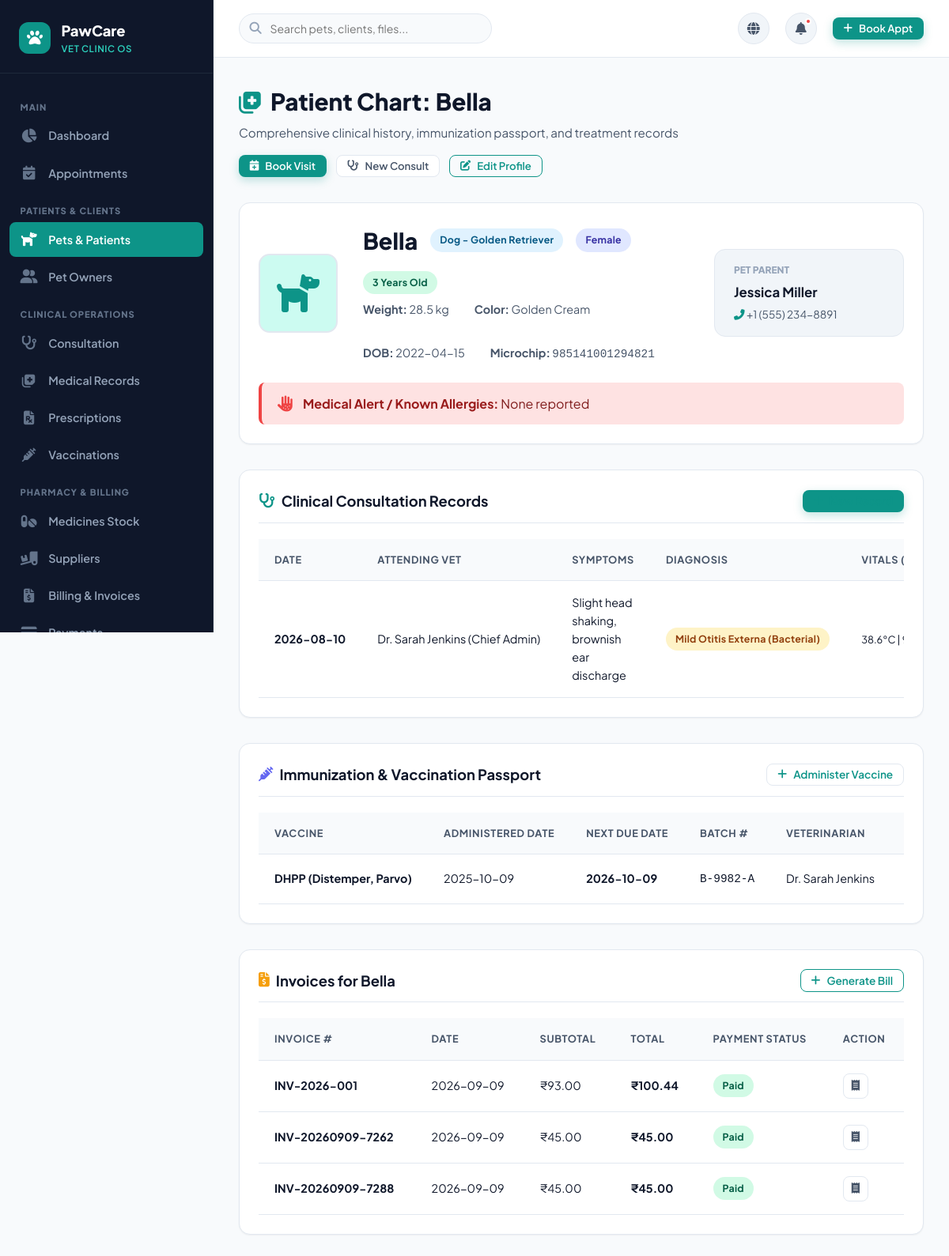
The page /pets/1 (signed in) on the database its author committed.
### tables this page shows
CREATE TABLE pets (
    id INTEGER PRIMARY KEY AUTOINCREMENT,
    owner_id INTEGER NOT NULL,
    name VARCHAR(80) NOT NULL,
    species VARCHAR(50) NOT NULL, -- Dog, Cat, Bird, Rabbit, Reptile, etc.
    breed VARCHAR(80),
    gender VARCHAR(10) DEFAULT 'Unknown', -- Male, Female, Neutered Male, Spayed Female
    date_of_birth DATE,
    age_years INTEGER DEFAULT 0,
    weight REAL DEFAULT 0.0, -- in kg
    color VARCHAR(50),
    microchip_id VARCHAR(100),
    photo VARCHAR(255) DEFAULT 'default_pet.png',
    allergies TEXT,
    medical_notes TEXT,
    created_at TIMESTAMP DEFAULT CURRENT_TIMESTAMP,
    FOREIGN KEY (owner_id) REFERENCES owners (id) ON DELETE CASCADE
);

CREATE TABLE owners (
    id INTEGER PRIMARY KEY AUTOINCREMENT,
    name VARCHAR(120) NOT NULL,
    email VARCHAR(120),
    phone VARCHAR(30) NOT NULL,
    address TEXT,
    city VARCHAR(80),
    emergency_contact VARCHAR(80),
    notes TEXT,
    created_at TIMESTAMP DEFAULT CURRENT_TIMESTAMP
);

CREATE TABLE medical_records (
    id INTEGER PRIMARY KEY AUTOINCREMENT,
    pet_id INTEGER NOT NULL,
    doctor_id INTEGER NOT NULL,
    appointment_id INTEGER,
    record_date DATE DEFAULT (DATE('now')),
    symptoms TEXT,
    diagnosis TEXT,
    temperature REAL, -- Celsius
    heart_rate INTEGER, -- bpm
    respiratory_rate INTEGER, -- breaths/min
    weight REAL, -- kg
    treatment_plan TEXT,
    dietary_notes TEXT,
    follow_up_date DATE,
    created_at TIMESTAMP DEFAULT CURRENT_TIMESTAMP,
    FOREIGN KEY (pet_id) REFERENCES pets (id) ON DELETE CASCADE,
    FOREIGN KEY (doctor_id) REFERENCES doctors (id) ON DELETE CASCADE,
    FOREIGN KEY (appointment_id) REFERENCES appointments (id) ON DELETE SET NULL
);

CREATE TABLE users (
    id INTEGER PRIMARY KEY AUTOINCREMENT,
    username VARCHAR(80) UNIQUE NOT NULL,
    email VARCHAR(120) UNIQUE NOT NULL,
    password_hash VARCHAR(255) NOT NULL,
    full_name VARCHAR(120) NOT NULL,
    role VARCHAR(20) NOT NULL DEFAULT 'staff', -- 'admin', 'doctor', 'staff'
    phone VARCHAR(30),
    is_active INTEGER DEFAULT 1,
    created_at TIMESTAMP DEFAULT CURRENT_TIMESTAMP
);

CREATE TABLE vaccinations (
    id INTEGER PRIMARY KEY AUTOINCREMENT,
    pet_id INTEGER NOT NULL,
    vaccine_name VARCHAR(100) NOT NULL,
    administered_date DATE NOT NULL,
    next_due_date DATE NOT NULL,
    batch_number VARCHAR(50),
    veterinarian_name VARCHAR(100),
    status VARCHAR(20) DEFAULT 'up_to_date', -- 'up_to_date', 'due_soon', 'overdue'
    notes TEXT,
    created_at TIMESTAMP DEFAULT CURRENT_TIMESTAMP,
    FOREIGN KEY (pet_id) REFERENCES pets (id) ON DELETE CASCADE
);

CREATE TABLE invoices (
    id INTEGER PRIMARY KEY AUTOINCREMENT,
    invoice_number VARCHAR(50) UNIQUE NOT NULL,
    owner_id INTEGER NOT NULL,
    pet_id INTEGER NOT NULL,
    appointment_id INTEGER,
    invoice_date DATE DEFAULT (DATE('now')),
    subtotal REAL NOT NULL DEFAULT 0.00,
    tax_amount REAL NOT NULL DEFAULT 0.00,
    discount_amount REAL DEFAULT 0.00,
    total_amount REAL NOT NULL DEFAULT 0.00,
    payment_status VARCHAR(20) DEFAULT 'unpaid', -- 'paid', 'unpaid', 'partial'
    notes TEXT,
    created_at TIMESTAMP DEFAULT CURRENT_TIMESTAMP,
    FOREIGN KEY (owner_id) REFERENCES owners (id) ON DELETE CASCADE,
    FOREIGN KEY (pet_id) REFERENCES pets (id) ON DELETE CASCADE,
    FOREIGN KEY (appointment_id) REFERENCES appointments (id) ON DELETE SET NULL
);

### app.py (the view)
@app.route('/pets/<int:id>')
@login_required
def pet_details(id):
    db = get_db()
    pet = db.execute("""
        SELECT p.*, o.name as owner_name, o.phone as owner_phone, o.email as owner_email, o.address as owner_address
        FROM pets p
        JOIN owners o ON p.owner_id = o.id
        WHERE p.id = ?
    """, (id,)).fetchone()
    if not pet:
        abort(404)
    appointments = db.execute("""
        SELECT a.*, u.full_name as doctor_name
        FROM appointments a
        JOIN doctors d ON a.doctor_id = d.id
        JOIN users u ON d.user_id = u.id
        WHERE a.pet_id = ?
        ORDER BY a.appointment_date DESC
    """, (id,)).fetchall()
    medical_records = db.execute("""
        SELECT m.*, u.full_name as doctor_name
        FROM medical_records m
        JOIN doctors d ON m.doctor_id = d.id
        JOIN users u ON d.user_id = u.id
        WHERE m.pet_id = ?
        ORDER BY m.record_date DESC
    """, (id,)).fetchall()
    vaccinations = db.execute("""
        SELECT * FROM vaccinations WHERE pet_id = ? ORDER BY next_due_date ASC
    """, (id,)).fetchall()
    invoices = db.execute("""
        SELECT * FROM invoices WHERE pet_id = ? ORDER BY invoice_date DESC
    """, (id,)).fetchall()
    return render_template('pet_details.html',
                           pet=pet,
                           appointments=appointments,
                           medical_records=medical_records,
                           vaccinations=vaccinations,
                           invoices=invoices)

### templates/pet_details.html (shortened to what this page needs)
{% extends "base.html" %}
{% block content %}
<div class="page-header">
  <div class="page-header-text">
    <h1><i class="fas fa-notes-medical" style="color: var(--primary);"></i> Patient Chart: {{ pet.name }}</h1>
    <p>Comprehensive clinical history, immunization passport, and treatment records</p>
  </div>
  <div class="page-actions">
    <a href="{{ url_for('add_appointment', pet_id=pet.id) }}" class="btn btn-primary btn-sm">
      <i class="fas fa-calendar-plus"></i> Book Visit
    </a>
    <a href="{{ url_for('add_consultation') }}?pet_id={{ pet.id }}" class="btn btn-secondary btn-sm">
      <i class="fas fa-stethoscope"></i> New Consult
    </a>
    <a href="{{ url_for('edit_pet', id=pet.id) }}" class="btn btn-outline btn-sm">
      <i class="fas fa-edit"></i> Edit Profile
    </a>
  </div>
</div>
<div class="dashboard-card" style="margin-bottom: 2rem;">
  <div style="display: flex; gap: 2rem; align-items: center; flex-wrap: wrap;">
    <div style="width: 100px; height: 100px; border-radius: var(--border-radius-md); background: var(--primary-light); color: var(--primary); display: flex; align-items: center; justify-content: center; font-size: 3rem; flex-shrink: 0; border: 2px solid var(--border-color);">
      {% if pet.species == 'Cat' %}
        <i class="fas fa-cat"></i>
      {% elif pet.species == 'Bird' %}
        <i class="fas fa-dove"></i>
      {% else %}
        <i class="fas fa-dog"></i>
      {% endif %}
    </div>
    <div style="flex: 1;">
      <div style="display: flex; align-items: center; gap: 1rem; margin-bottom: 0.5rem; flex-wrap: wrap;">
        <h2 style="font-size: 1.8rem; font-weight: 800;">{{ pet.name }}</h2>
        <span class="badge badge-info">{{ pet.species }} - {{ pet.breed or 'Mixed' }}</span>
        <span class="badge badge-secondary">{{ pet.gender }}</span>
        <span class="badge badge-success">{{ pet.age_years }} Years Old</span>
      </div>
      <div style="display: flex; gap: 2rem; flex-wrap: wrap; font-size: 0.9rem; color: var(--text-secondary);">
        <div><strong>Weight:</strong> {{ pet.weight }} kg</div>
        <div><strong>Color:</strong> {{ pet.color or 'N/A' }}</div>
        <div><strong>DOB:</strong> {{ pet.date_of_birth or 'Unknown' }}</div>
        <div><strong>Microchip:</strong> <code>{{ pet.microchip_id or 'None' }}</code></div>
      </div>
    </div>
    <div style="background: var(--bg-subtle); padding: 1rem 1.5rem; border-radius: var(--border-radius-md); border: 1px solid var(--border-color); min-width: 240px;">
      <div style="font-size: 0.75rem; font-weight: 800; text-transform: uppercase; color: var(--text-muted); margin-bottom: 0.35rem;">Pet Parent</div>
      <div style="font-weight: 700; font-size: 1.05rem; color: var(--text-primary);">
        <a href="{{ url_for('owner_details', id=pet.owner_id) }}">{{ pet.owner_name }}</a>
      </div>
      <div style="font-size: 0.85rem; color: var(--text-secondary); margin-top: 0.2rem;">
        <i class="fas fa-phone-alt" style="color: var(--primary);"></i> {{ pet.owner_phone }}
      </div>
    </div>
  </div>
  {% if pet.allergies %}
  <div style="margin-top: 1.5rem; padding: 0.85rem 1.25rem; border-radius: var(--border-radius-sm); background: #fee2e2; border-left: 4px solid var(--danger); display: flex; align-items: center; gap: 0.75rem;">
    <i class="fas fa-allergies" style="color: var(--danger); font-size: 1.25rem;"></i>
    <div>
      <strong style="color: #991b1b;">Medical Alert / Known Allergies:</strong>
      <span style="color: #7f1d1d;">{{ pet.allergies }}</span>
    </div>
  </div>
  {% endif %}
</div>
<div class="dashboard-card" style="margin-bottom: 2rem;">
  <div class="dashboard-card-header">
    <h3><i class="fas fa-stethoscope" style="color: var(--primary);"></i> Clinical Consultation Records</h3>
    <a href="{{ url_for('add_consultation') }}?pet_id={{ pet.id }}" class="btn btn-primary btn-sm">
      <i class="fas fa-plus"></i> New Record
    </a>
  </div>
  {% if medical_records %}
  <div class="table-responsive">
    <table class="custom-table">
      <thead>
        <tr>
          <th>Date</th>
          <th>Attending Vet</th>
          <th>Symptoms</th>
          <th>Diagnosis</th>
          <th>Vitals (T / HR / RR)</th>
        </tr>
      </thead>
      <tbody>
        {% for rec in medical_records %}
        <tr>
          <td><strong>{{ rec.record_date }}</strong></td>
          <td>{{ rec.doctor_name }}</td>
          <td style="max-width: 180px; white-space: normal;">{{ rec.symptoms }}</td>
          <td><span class="badge badge-warning">{{ rec.diagnosis }}</span></td>
          <td>
            <span style="font-size: 0.8rem;">
              {{ rec.temperature or '-' }}°C | {{ rec.heart_rate or '-' }}bpm | {{ rec.respiratory_rate or '-' }}rpm
            </span>
          </td>
        </tr>
        {% endfor %}
      </tbody>
    </table>
  </div>
  {% else %}
  <div class="empty-state">
    <i class="fas fa-notes-medical"></i>
    <h4>No Consultations Logged Yet</h4>
    <p>This patient has no recorded clinical diagnoses in their chart.</p>
  </div>
  {% endif %}
</div>
<div class="dashboard-card" style="margin-bottom: 2rem;">
  <div class="dashboard-card-header">
    <h3><i class="fas fa-syringe" style="color: var(--secondary);"></i> Immunization & Vaccination Passport</h3>
    <a href="{{ url_for('add_vaccination') }}?pet_id={{ pet.id }}" class="btn btn-secondary btn-sm">
      <i class="fas fa-plus"></i> Administer Vaccine
    </a>
  </div>
  {% if vaccinations %}
  <div class="table-responsive">
    <table class="custom-table">
      <thead>
        <tr>
          <th>Vaccine</th>
          <th>Administered Date</th>
          <th>Next Due Date</th>
          <th>Batch #</th>
          <th>Veterinarian</th>
          <th>Status</th>
        </tr>
      </thead>
      <tbody>
        {% for v in vaccinations %}
        <tr>
          <td><strong>{{ v.vaccine_name }}</strong></td>
          <td>{{ v.administered_date }}</td>
          <td><strong>{{ v.next_due_date }}</strong></td>
          <td><code>{{ v.batch_number or 'N/A' }}</code></td>
          <td>{{ v.veterinarian_name }}</td>
          <td><span class="badge badge-{{ v.status }}">{{ v.status.replace('_', ' ') }}</span></td>
        </tr>
        {% endfor %}
      </tbody>
    </table>
  </div>
  {% else %}
  <div class="empty-state">
    <i class="fas fa-syringe"></i>
    <h4>No Vaccinations Recorded</h4>
    <p>Log this pet's Rabies, DHPP, or FVRCP immunizations.</p>
  </div>
  {% endif %}
</div>
<div class="dashboard-card">
  <div class="dashboard-card-header">
    <h3><i class="fas fa-file-invoice-dollar" style="color: var(--accent);"></i> Invoices for {{ pet.name }}</h3>
    <a href="{{ url_for('create_bill') }}?pet_id={{ pet.id }}" class="btn btn-outline btn-sm">
      <i class="fas fa-plus"></i> Generate Bill
    </a>
  </div>
  {% if invoices %}
  <div class="table-responsive">
    <table class="custom-table">
      <thead>
        <tr>
          <th>Invoice #</th>
          <th>Date</th>
          <th>Subtotal</th>
          <th>Total</th>
          <th>Payment Status</th>
          <th>Action</th>
        </tr>
      </thead>
      <tbody>
        {% for inv in invoices %}
        <tr>
          <td><strong>{{ inv.invoice_number }}</strong></td>
          <td>{{ inv.invoice_date }}</td>
          <td>₹{{ "%.2f"|format(inv.subtotal) }}</td>
          <td><strong>₹{{ "%.2f"|format(inv.total_amount) }}</strong></td>
          <td><span class="badge badge-{{ inv.payment_status }}">{{ inv.payment_status }}</span></td>
          <td>
            <a href="{{ url_for('invoice_details', id=inv.id) }}" class="action-btn" title="View Printable Bill">
              <i class="fas fa-receipt"></i>
            </a>
          </td>
        </tr>
        {% endfor %}
      </tbody>
    </table>
  </div>
  {% endif %}
</div>
{% endblock %}

### rows shown on the page
pets: name "Bella", species "Dog", breed "Golden Retriever", gender "Female", age_years "3", weight "28.5", color "Golden Cream", date_of_birth "2022-04-15", microchip "985141001294821", allergies "None reported"
owners: owner_name "Jessica Miller", owner_phone "+1 (555) 234-8891"
medical_records: record_date "2026-08-10", doctor_name "Dr. Sarah Jenkins (Chief Admin)", symptoms "Slight head shaking, brownish ear discharge", diagnosis "Mild Otitis Externa (Bacterial)", temperature "38.6"
vaccinations: vaccine_name "DHPP (Distemper, Parvo)", administered_date "2025-10-09", next_due_date "2026-10-09", batch_number "B-9982-A", veterinarian_name "Dr. Sarah Jenkins"
invoices: invoice_number "INV-2026-001", invoice_date "2026-09-09", subtotal "93.00", total_amount "100.44", payment_status "Paid"
invoices: invoice_number "INV-20260909-7262", invoice_date "2026-09-09", subtotal "45.00", total_amount "45.00", payment_status "Paid"
invoices: invoice_number "INV-20260909-7288", invoice_date "2026-09-09", subtotal "45.00", total_amount "45.00", payment_status "Paid"
